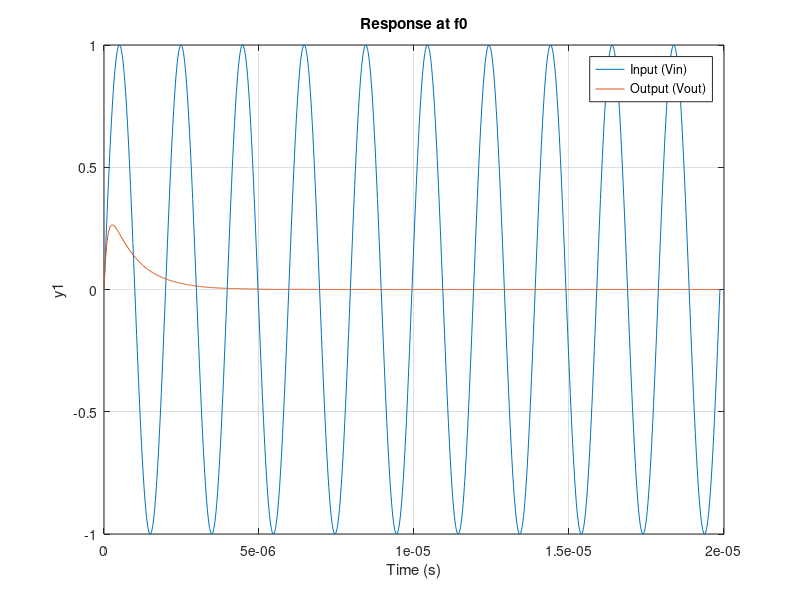
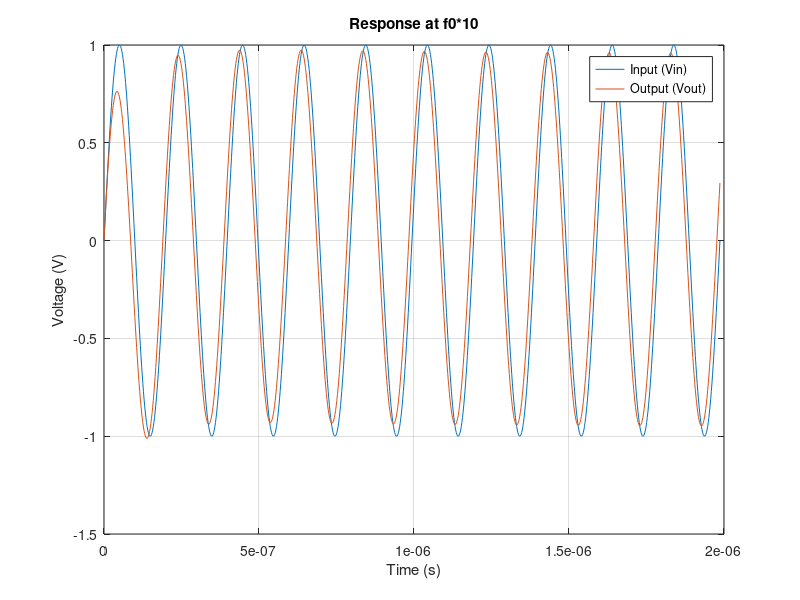
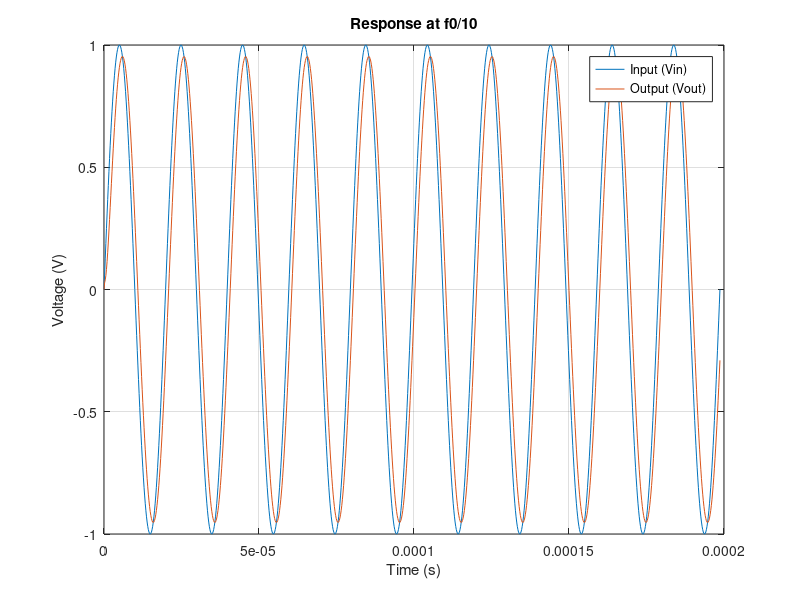

Source code (MATLAB) for these figures, in order:
% Circuit parameters
R = 100;
L = 10e-6;     % 10 microHenries
C = 0.01e-6;  % 0.01 microFarads

% Define the transfer function for Vout = VL + VC in a series RLC
num = [L*C, 0, 1];
den = [L*C, R*C, 1];

% Transfer function model
sys = tf(num, den);

% Resonant frequency
f0 = 1/(2*pi*sqrt(L*C));
disp(['Resonant Frequency (f0): ', num2str(f0/1e3), ' kHz']);
%------------------------------------------------------
% Frequency of interest (f0)
f_test = f0;
t = [0:0.01/f_test:10/f_test]; 

% Sinusoidal input at f_test
x_test = sin(2*pi*f_test*t);
y_test = lsim(sys, x_test, t);

% Plot input and output  f0
figure;
plot(t, x_test, t, y_test);
title(['Response at f0']);
xlabel('Time (s)');
ylabel('y1');
legend('Input (Vin)', 'Output (Vout)');
grid on;
%------------------------------------------------------

% Frequency of interest (f0*10)
f_test2 = f0*10;
t2 = [0:0.01/f_test2:10/f_test2]; 

% Sinusoidal input at f_test
x_test2 = sin(2*pi*f_test2*t2);
y_test2 = lsim(sys, x_test2, t2);

% Plot input and output  f0*10
figure;
plot(t2, x_test2, t2, y_test2);
% title(['Response at f0*10 = ', num2str(f_test/1e3), ' kHz']);
title(['Response at f0*10']);
xlabel('Time (s)');
ylabel('Voltage (V)');
legend('Input (Vin)', 'Output (Vout)');
grid on;
%---------------------------------------------------------

% Frequency of interest (f0/10)
f_test3 = f0/10;
t3 = [0:0.01/f_test3:10/f_test3]; 

% Sinusoidal input at f_test
x_test3 = sin(2*pi*f_test3*t3);
y_test3 = lsim(sys, x_test3, t3);

% Plot input and output  f0/10
figure;
plot(t3, x_test3, t3, y_test3);
% title(['Response at f0/10 = ', num2str(f_test/1e3), ' kHz']);
title(['Response at f0/10']);
xlabel('Time (s)');
ylabel('Voltage (V)');
legend('Input (Vin)', 'Output (Vout)');
grid on;

%--------------------------------------------------------
